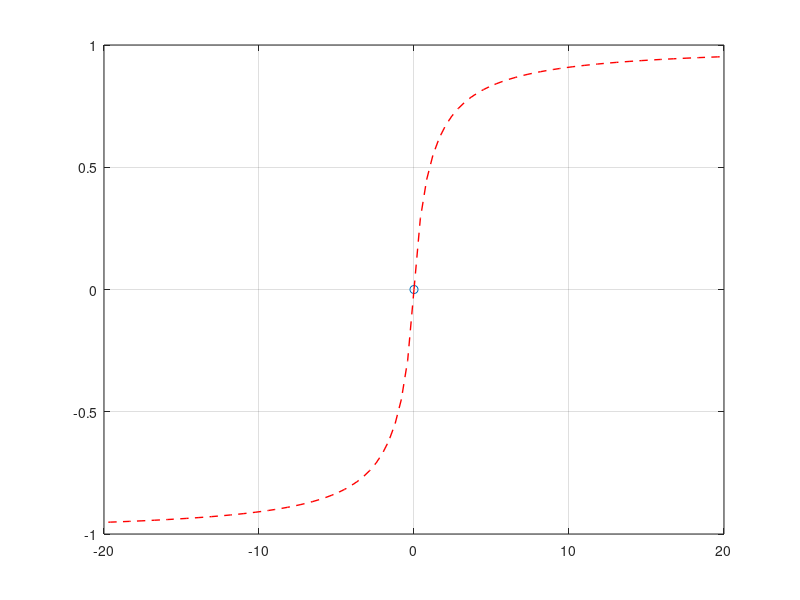

This chart was generated by the following MATLAB code: (Note: this script raises an error after producing the figure.)
clc;clear;
figure;
hold on;box on;grid on;

%% basic shape parameter
gam_y=0.2;
tau_max=100;
Gmax=tau_max/gam_y;
shape=[gam_y,tau_max,Gmax];

%% skeleton curves
scatter(0,0,'ro')
gam=linspace(0,gam_y*20,50);
tau=gam./(1/Gmax+gam/gam_y/Gmax);
plot(gam/gam_y,tau/tau_max,'r--','linewidth',1)

gam=linspace(0,-gam_y*20,50);
tau=gam./(1/Gmax-gam/gam_y/Gmax);
plot(gam/gam_y,tau/tau_max,'r--','linewidth',1)

%% loading scheme, which can be customized by users
loading=[1,0.5,3,2.5,5,4.5,7,6.5,9,8.5,15];
loading=[loading,10,10.5,5,5.5,0,0.5,-5,-4.5,-10,-9.5,-15,-10];
loading=[loading,-10.5,-5,-5.5,0,-0.5,5,4.5,10,9.5,15];
loading=[loading,-10,10,-5,5,-3,3,-2,2,-1,1];
loading=[loading,-2,2,-3,3,-5,5,-10,10];
loading=[loading,-5,5,-3,3,-2,2,-1,1];

%%
% virgin loading
[terminal,num] = Masing_sub([0,0],1,loading(1),shape);
% cyclic loading
for n=2:length(loading)
    [terminal,num] = Masing_sub(terminal,num,loading(n),shape);
end
